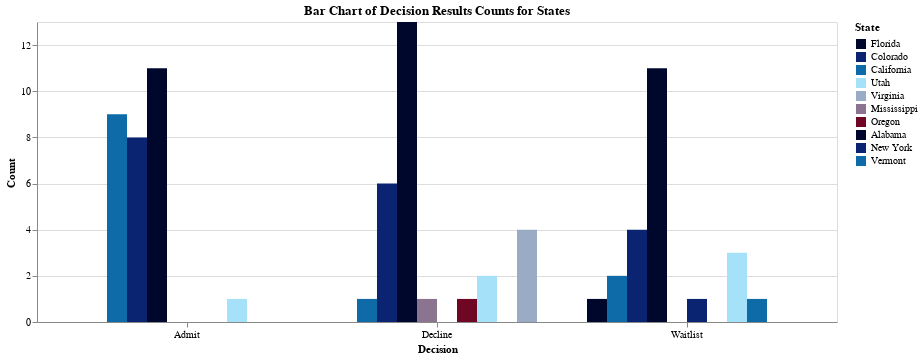

This figure's notebook cell:
### Code cell
import altair as alt

unique_states = decision_count['State'].unique().tolist()

# # Dropdown selection
# input_dropdown = alt.binding_select(options=[None] + unique_states, labels = ['All'] + unique_states, name='State')
# selection = alt.selection_single(fields=['State'], bind=input_dropdown)

decision_bar = alt.Chart(decision_count).mark_bar().encode(
    x=alt.X('Decision:O', title='Decision', axis=alt.Axis(labelAngle=0), sort='-y'),
    y=alt.Y('Count:Q', title='Count'),
    xOffset='State',
    color=alt.Color('State:N', sort=alt.EncodingSortField(field='Count', op='sum', order='descending'), scale=alt.Scale(range=custom_palette))
)
chart_title = "Bar Chart of Decision Results Counts for States"
decision_bar = decision_bar.properties(title=chart_title)

decision_bar

### Figure 1 — Vega-Lite specification as saved in the notebook (floating-point values rounded to 4 significant figures)
{"config": {"view": {"continuousWidth": 300, "continuousHeight": 300}}, "data": {"name": "data-c5deeb307545589756637cd1b5598547"}, "mark": {"type": "bar"}, "encoding": {"color": {"field": "State", "scale": {"range": ["#00072D", "#0A2472", "#0E6BA8", "#A6E1FA", "#99ABC5", "#8B748F", "#6F0624"]}, "sort": {"field": "Count", "op": "sum", "order": "descending"}, "type": "nominal"}, "x": {"axis": {"labelAngle": 0}, "field": "Decision", "sort": "-y", "title": "Decision", "type": "ordinal"}, "xOffset": {"field": "State", "type": "nominal"}, "y": {"field": "Count", "title": "Count", "type": "quantitative"}}, "title": "Bar Chart of Decision Results Counts for States", "$schema": "https://vega.github.io/schema/vega-lite/v5.8.0.json", "datasets": {"data-c5deeb307545589756637cd1b5598547": [{"Decision": "Admit", "State": "California", "Count": 9}, {"Decision": "Admit", "State": "Colorado", "Count": 8}, {"Decision": "Admit", "State": "Florida", "Count": 11}, {"Decision": "Admit", "State": "Utah", "Count": 1}, {"Decision": "Decline", "State": "California", "Count": 1}, {"Decision": "Decline", "State": "Colorado", "Count": 6}, {"Decision": "Decline", "State": "Florida", "Count": 13}, {"Decision": "Decline", "State": "Mississippi", "Count": 1}, {"Decision": "Decline", "State": "Oregon", "Count": 1}, {"Decision": "Decline", "State": "Utah", "Count": 2}, {"Decision": "Decline", "State": "Virginia", "Count": 4}, {"Decision": "Waitlist", "State": "Alabama", "Count": 1}, {"Decision": "Waitlist", "State": "California", "Count": 2}, {"Decision": "Waitlist", "State": "Colorado", "Count": 4}, {"Decision": "Waitlist", "State": "Florida", "Count": 11}, {"Decision": "Waitlist", "State": "New York", "Count": 1}, {"Decision": "Waitlist", "State": "Utah", "Count": 3}, {"Decision": "Waitlist", "State": "Vermont", "Count": 1}]}}
